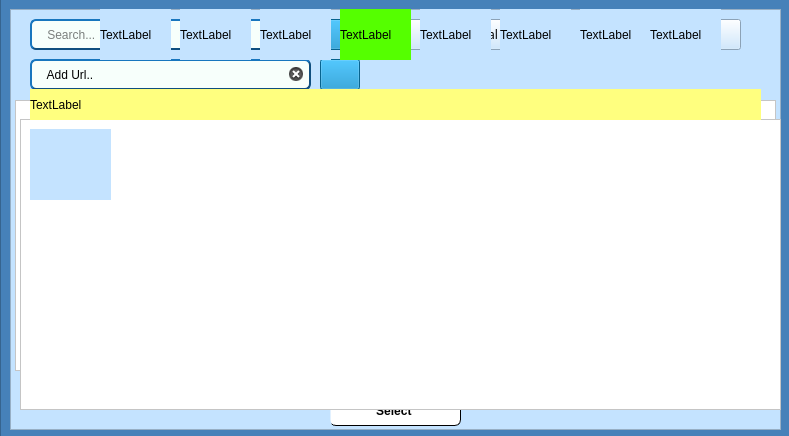
<?xml version="1.0" encoding="UTF-8"?>
<ui version="4.0">
 <class>mainWindow</class>
 <widget class="QWidget" name="mainWindow">
  <property name="geometry">
   <rect>
    <x>0</x>
    <y>0</y>
    <width>789</width>
    <height>436</height>
   </rect>
  </property>
  <property name="sizePolicy">
   <sizepolicy hsizetype="Expanding" vsizetype="Expanding">
    <horstretch>0</horstretch>
    <verstretch>0</verstretch>
   </sizepolicy>
  </property>
  <property name="minimumSize">
   <size>
    <width>789</width>
    <height>436</height>
   </size>
  </property>
  <property name="maximumSize">
   <size>
    <width>789</width>
    <height>436</height>
   </size>
  </property>
  <property name="acceptDrops">
   <bool>true</bool>
  </property>
  <property name="windowTitle">
   <string>VSQV</string>
  </property>
  <property name="windowIcon">
   <iconset resource="../../../Documents/Summer2021/Summer2/Filemanager/imagesicons/images icons.qrc">
    <normaloff>:/imagesicons/vsqvicon2.png</normaloff>:/imagesicons/vsqvicon2.png</iconset>
  </property>
  <property name="styleSheet">
   <string notr="true">background-color: qlineargradient(spread:pad, x1:0, y1:0, x2:1, y2:1, stop:0 rgba(254, 255, 244, 255), stop:1 rgba(255, 255, 255, 255)

);</string>
  </property>
  <widget class="QFrame" name="behindFrame">
   <property name="geometry">
    <rect>
     <x>0</x>
     <y>-10</y>
     <width>791</width>
     <height>451</height>
    </rect>
   </property>
   <property name="sizePolicy">
    <sizepolicy hsizetype="Fixed" vsizetype="Fixed">
     <horstretch>200</horstretch>
     <verstretch>200</verstretch>
    </sizepolicy>
   </property>
   <property name="minimumSize">
    <size>
     <width>690</width>
     <height>350</height>
    </size>
   </property>
   <property name="styleSheet">
    <string notr="true">background-color: rgb(70, 129, 185);</string>
   </property>
   <property name="frameShape">
    <enum>QFrame::StyledPanel</enum>
   </property>
   <property name="frameShadow">
    <enum>QFrame::Raised</enum>
   </property>
   <widget class="QFrame" name="frontFrame">
    <property name="geometry">
     <rect>
      <x>10</x>
      <y>19</y>
      <width>771</width>
      <height>421</height>
     </rect>
    </property>
    <property name="sizePolicy">
     <sizepolicy hsizetype="Expanding" vsizetype="Expanding">
      <horstretch>0</horstretch>
      <verstretch>0</verstretch>
     </sizepolicy>
    </property>
    <property name="minimumSize">
     <size>
      <width>675</width>
      <height>350</height>
     </size>
    </property>
    <property name="styleSheet">
     <string notr="true">background-color: rgb(196, 227, 255);</string>
    </property>
    <property name="frameShape">
     <enum>QFrame::StyledPanel</enum>
    </property>
    <property name="frameShadow">
     <enum>QFrame::Raised</enum>
    </property>
    <widget class="QPushButton" name="selectButton">
     <property name="geometry">
      <rect>
       <x>320</x>
       <y>386</y>
       <width>131</width>
       <height>31</height>
      </rect>
     </property>
     <property name="font">
      <font>
       <pointsize>9</pointsize>
       <italic>false</italic>
       <bold>true</bold>
      </font>
     </property>
     <property name="styleSheet">
      <string notr="true">QPushButton#selectButton
{ background-color: rgb(255, 255, 255);
font: 11pt &quot;Segoe UI&quot;;
font: 700 9pt &quot;Segoe UI&quot;;
border-stroke: 1px;
border-style:inset;
border-width:1px;
padding:6px;
min-width:15px;
border-radius: 6px;}


QPushButton:hover#selectButton
{
	
	background-color: rgb(77, 169, 218);
}
</string>
     </property>
     <property name="text">
      <string>Select </string>
     </property>
    </widget>
    <widget class="QListView" name="centerListview">
     <property name="geometry">
      <rect>
       <x>5</x>
       <y>91</y>
       <width>761</width>
       <height>271</height>
      </rect>
     </property>
     <property name="contextMenuPolicy">
      <enum>Qt::ActionsContextMenu</enum>
     </property>
     <property name="acceptDrops">
      <bool>true</bool>
     </property>
     <property name="styleSheet">
      <string notr="true">background-color: rgb(255, 255, 255);</string>
     </property>
     <property name="editTriggers">
      <set>QAbstractItemView::NoEditTriggers</set>
     </property>
     <property name="dragEnabled">
      <bool>true</bool>
     </property>
     <property name="dragDropMode">
      <enum>QAbstractItemView::DragDrop</enum>
     </property>
     <property name="defaultDropAction">
      <enum>Qt::MoveAction</enum>
     </property>
     <property name="selectionMode">
      <enum>QAbstractItemView::ExtendedSelection</enum>
     </property>
     <property name="selectionBehavior">
      <enum>QAbstractItemView::SelectItems</enum>
     </property>
     <property name="iconSize">
      <size>
       <width>15</width>
       <height>15</height>
      </size>
     </property>
     <property name="layoutMode">
      <enum>QListView::SinglePass</enum>
     </property>
     <property name="spacing">
      <number>5</number>
     </property>
     <property name="gridSize">
      <size>
       <width>70</width>
       <height>70</height>
      </size>
     </property>
     <property name="viewMode">
      <enum>QListView::IconMode</enum>
     </property>
     <property name="uniformItemSizes">
      <bool>true</bool>
     </property>
     <property name="wordWrap">
      <bool>true</bool>
     </property>
     <property name="itemAlignment">
      <set>Qt::AlignLeading</set>
     </property>
    </widget>
    <widget class="QPushButton" name="browseFilesButton">
     <property name="geometry">
      <rect>
       <x>570</x>
       <y>10</y>
       <width>161</width>
       <height>31</height>
      </rect>
     </property>
     <property name="font">
      <font>
       <pointsize>9</pointsize>
       <italic>false</italic>
       <bold>false</bold>
      </font>
     </property>
     <property name="cursor">
      <cursorShape>PointingHandCursor</cursorShape>
     </property>
     <property name="styleSheet">
      <string notr="true">QPushButton#browseFilesButton{
background-color: rgb(196, 227, 255);
font:regular 13px;}

QPushButton:hover#browseFilesButton
{
	
	background-color: rgb(77, 169, 218);
}
</string>
     </property>
     <property name="text">
      <string>Browse Local Files</string>
     </property>
     <property name="icon">
      <iconset resource="../../../Documents/Summer2021/Summer2/Filemanager/imagesicons/images icons.qrc">
       <normaloff>:/imagesicons/paste.png</normaloff>:/imagesicons/paste.png</iconset>
     </property>
     <property name="iconSize">
      <size>
       <width>20</width>
       <height>20</height>
      </size>
     </property>
    </widget>
    <widget class="QPushButton" name="browseFolderButton">
     <property name="geometry">
      <rect>
       <x>390</x>
       <y>10</y>
       <width>161</width>
       <height>31</height>
      </rect>
     </property>
     <property name="font">
      <font>
       <pointsize>9</pointsize>
       <italic>false</italic>
       <bold>false</bold>
      </font>
     </property>
     <property name="cursor">
      <cursorShape>PointingHandCursor</cursorShape>
     </property>
     <property name="styleSheet">
      <string notr="true">QPushButton#browseFolderButton{
background-color: rgb(196, 227, 255);
font:regular 13px;}

QPushButton:hover#browseFolderButton
{
	
	background-color: rgb(77, 169, 218);
}
</string>
     </property>
     <property name="text">
      <string>Browse Local Folder</string>
     </property>
     <property name="icon">
      <iconset resource="../../../Documents/Summer2021/Summer2/Filemanager/imagesicons/images icons.qrc">
       <normaloff>:/imagesicons/foldersicon.png</normaloff>:/imagesicons/foldersicon.png</iconset>
     </property>
     <property name="iconSize">
      <size>
       <width>20</width>
       <height>20</height>
      </size>
     </property>
    </widget>
    <widget class="QLineEdit" name="searchBar">
     <property name="geometry">
      <rect>
       <x>20</x>
       <y>10</y>
       <width>281</width>
       <height>31</height>
      </rect>
     </property>
     <property name="styleSheet">
      <string notr="true">

QLineEdit#searchBar{border-radius: 6px;
	background-color: rgb(247, 255, 251);
border-style:outset;
border-width:2px;
border-color:rgb(16, 79, 127);

font: 350 8pt &quot;Segoe UI&quot;;}

QLineEdit:hover#searchBar
{
border-width:2px;
	border-color: rgb(84, 204, 255);
}
</string>
     </property>
     <property name="frame">
      <bool>false</bool>
     </property>
     <property name="readOnly">
      <bool>false</bool>
     </property>
     <property name="placeholderText">
      <string>    Search...</string>
     </property>
     <property name="clearButtonEnabled">
      <bool>true</bool>
     </property>
    </widget>
    <widget class="QPushButton" name="refreshButton">
     <property name="geometry">
      <rect>
       <x>310</x>
       <y>10</y>
       <width>40</width>
       <height>31</height>
      </rect>
     </property>
     <property name="toolTip">
      <string extracomment="Refresh">Refresh</string>
     </property>
     <property name="styleSheet">
      <string notr="true">QPushButton#refreshButton
{ 
	background-color: rgb(9, 139, 200);
}

QPushButton:hover#refreshButton
{
	background-color: rgb(77, 169, 218);
}</string>
     </property>
     <property name="text">
      <string/>
     </property>
     <property name="icon">
      <iconset>
       <normalon>:/imagesicons/refresh.png</normalon>
      </iconset>
     </property>
     <property name="iconSize">
      <size>
       <width>33</width>
       <height>33</height>
      </size>
     </property>
    </widget>
    <widget class="QListWidget" name="my_listWidget">
     <property name="geometry">
      <rect>
       <x>10</x>
       <y>110</y>
       <width>761</width>
       <height>291</height>
      </rect>
     </property>
     <property name="styleSheet">
      <string notr="true">background-color: rgb(255, 255, 255);</string>
     </property>
    </widget>
    <widget class="QLineEdit" name="addUrlLineedit">
     <property name="geometry">
      <rect>
       <x>20</x>
       <y>50</y>
       <width>281</width>
       <height>31</height>
      </rect>
     </property>
     <property name="styleSheet">
      <string notr="true">QLineEdit#addUrlLineedit{border-radius: 6px;
	background-color: rgb(247, 255, 251);
border-style:outset;
border-width:2px;
border-color:rgb(16, 79, 127);

font: 350 8pt &quot;Segoe UI&quot;;}

QLineEdit:hover#addUrlLineedit
{
	border-width:2px;
	border-color: rgb(84, 204, 255);
}


</string>
     </property>
     <property name="text">
      <string>    Add Url..</string>
     </property>
     <property name="frame">
      <bool>false</bool>
     </property>
     <property name="readOnly">
      <bool>false</bool>
     </property>
     <property name="placeholderText">
      <string>    Search...</string>
     </property>
     <property name="clearButtonEnabled">
      <bool>true</bool>
     </property>
    </widget>
    <widget class="QPushButton" name="addButton">
     <property name="geometry">
      <rect>
       <x>310</x>
       <y>50</y>
       <width>40</width>
       <height>31</height>
      </rect>
     </property>
     <property name="toolTip">
      <string extracomment="Refresh">Refresh</string>
     </property>
     <property name="styleSheet">
      <string notr="true">QPushButton#addButton
{ 
	background-color: rgb(9, 139, 200);
}

QPushButton:hover#addButton
{
	background-color: rgb(77, 169, 218);
}</string>
     </property>
     <property name="text">
      <string/>
     </property>
     <property name="icon">
      <iconset>
       <normalon>:/imagesicons/addIcon.ico</normalon>
      </iconset>
     </property>
     <property name="iconSize">
      <size>
       <width>27</width>
       <height>27</height>
      </size>
     </property>
    </widget>
    <widget class="QLabel" name="label">
     <property name="geometry">
      <rect>
       <x>20</x>
       <y>80</y>
       <width>731</width>
       <height>31</height>
      </rect>
     </property>
     <property name="styleSheet">
      <string notr="true">QLabel#label
{
background-color: rgb(255, 255, 127)
}</string>
     </property>
     <property name="text">
      <string>TextLabel</string>
     </property>
    </widget>
    <widget class="QLabel" name="label_2">
     <property name="geometry">
      <rect>
       <x>90</x>
       <y>0</y>
       <width>71</width>
       <height>51</height>
      </rect>
     </property>
     <property name="styleSheet">
      <string notr="true">QLabel#label
{
background-color: rgb(255, 255, 127)
}</string>
     </property>
     <property name="text">
      <string>TextLabel</string>
     </property>
    </widget>
    <widget class="QLabel" name="label_3">
     <property name="geometry">
      <rect>
       <x>170</x>
       <y>0</y>
       <width>71</width>
       <height>51</height>
      </rect>
     </property>
     <property name="styleSheet">
      <string notr="true">QLabel#label
{
background-color: rgb(255, 255, 127)
}</string>
     </property>
     <property name="text">
      <string>TextLabel</string>
     </property>
    </widget>
    <widget class="QLabel" name="label_4">
     <property name="geometry">
      <rect>
       <x>250</x>
       <y>0</y>
       <width>71</width>
       <height>51</height>
      </rect>
     </property>
     <property name="styleSheet">
      <string notr="true">QLabel#label
{
background-color: rgb(255, 255, 127)
}</string>
     </property>
     <property name="text">
      <string>TextLabel</string>
     </property>
    </widget>
    <widget class="QLabel" name="label_5">
     <property name="geometry">
      <rect>
       <x>330</x>
       <y>0</y>
       <width>71</width>
       <height>51</height>
      </rect>
     </property>
     <property name="styleSheet">
      <string notr="true">QLabel#label_5
{
background-color: rgb(85, 255, 0)
}</string>
     </property>
     <property name="text">
      <string>TextLabel</string>
     </property>
    </widget>
    <widget class="QLabel" name="label_6">
     <property name="geometry">
      <rect>
       <x>410</x>
       <y>0</y>
       <width>71</width>
       <height>51</height>
      </rect>
     </property>
     <property name="styleSheet">
      <string notr="true">QLabel#label
{
background-color: rgb(255, 255, 127)
}</string>
     </property>
     <property name="text">
      <string>TextLabel</string>
     </property>
    </widget>
    <widget class="QLabel" name="label_7">
     <property name="geometry">
      <rect>
       <x>490</x>
       <y>0</y>
       <width>71</width>
       <height>51</height>
      </rect>
     </property>
     <property name="styleSheet">
      <string notr="true">QLabel#label
{
background-color: rgb(255, 255, 127)
}</string>
     </property>
     <property name="text">
      <string>TextLabel</string>
     </property>
    </widget>
    <widget class="QLabel" name="label_8">
     <property name="geometry">
      <rect>
       <x>570</x>
       <y>0</y>
       <width>71</width>
       <height>51</height>
      </rect>
     </property>
     <property name="styleSheet">
      <string notr="true">QLabel#label
{
background-color: rgb(255, 255, 127)
}</string>
     </property>
     <property name="text">
      <string>TextLabel</string>
     </property>
    </widget>
    <widget class="QLabel" name="label_9">
     <property name="geometry">
      <rect>
       <x>640</x>
       <y>0</y>
       <width>71</width>
       <height>51</height>
      </rect>
     </property>
     <property name="styleSheet">
      <string notr="true">QLabel#label
{
background-color: rgb(255, 255, 127)
}</string>
     </property>
     <property name="text">
      <string>TextLabel</string>
     </property>
    </widget>
    <widget class="QLabel" name="label_10">
     <property name="geometry">
      <rect>
       <x>20</x>
       <y>120</y>
       <width>81</width>
       <height>71</height>
      </rect>
     </property>
     <property name="styleSheet">
      <string notr="true">QLabel#label
{
background-color: rgb(255, 255, 127)
}</string>
     </property>
     <property name="text">
      <string/>
     </property>
     <property name="pixmap">
      <pixmap resource="../../../Documents/Summer2021/Summer2/Filemanager/imagesicons/images icons.qrc">:/imagesicons/createemoji.jpg</pixmap>
     </property>
     <property name="scaledContents">
      <bool>true</bool>
     </property>
    </widget>
    <zorder>centerListview</zorder>
    <zorder>selectButton</zorder>
    <zorder>browseFilesButton</zorder>
    <zorder>browseFolderButton</zorder>
    <zorder>searchBar</zorder>
    <zorder>refreshButton</zorder>
    <zorder>my_listWidget</zorder>
    <zorder>addUrlLineedit</zorder>
    <zorder>addButton</zorder>
    <zorder>label</zorder>
    <zorder>label_2</zorder>
    <zorder>label_3</zorder>
    <zorder>label_4</zorder>
    <zorder>label_5</zorder>
    <zorder>label_6</zorder>
    <zorder>label_7</zorder>
    <zorder>label_8</zorder>
    <zorder>label_9</zorder>
    <zorder>label_10</zorder>
   </widget>
  </widget>
 </widget>
 <resources>
  <include location="../../../Documents/Summer2021/Summer2/Filemanager/imagesicons/images icons.qrc"/>
 </resources>
 <connections/>
</ui>
